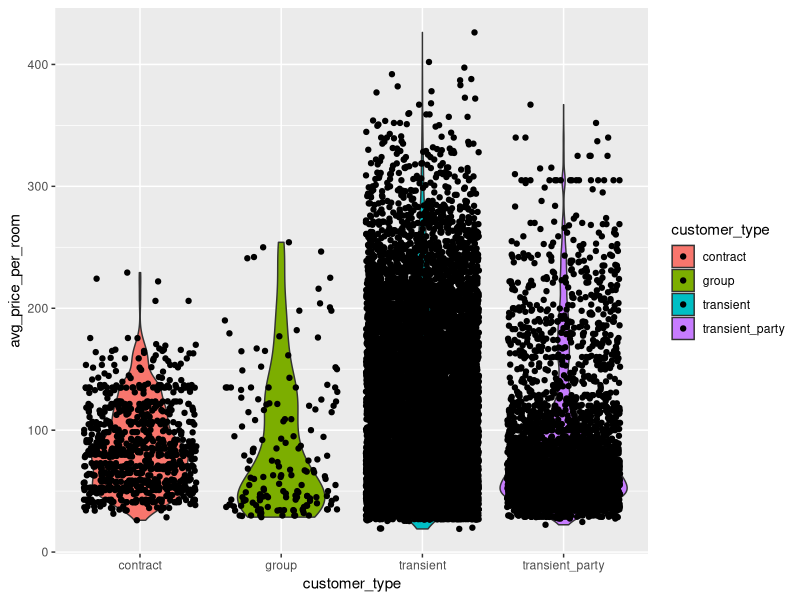
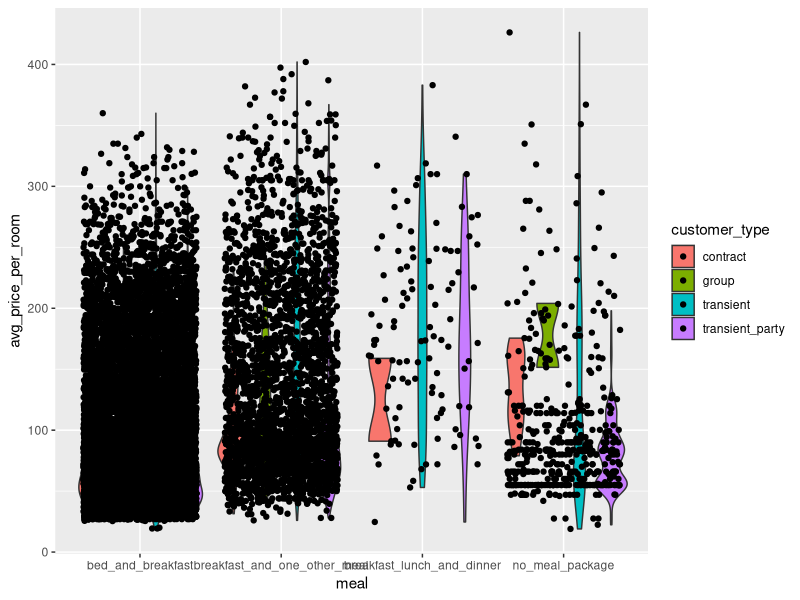
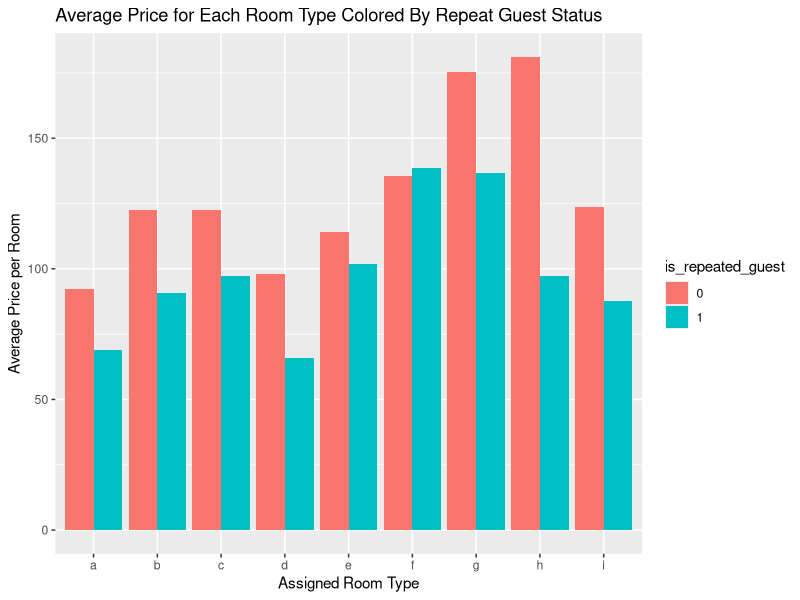

R code for these plots, in order:
# EDA Exploration

# set up 
library(tidyverse)
library(caret)
library(corrplot)
#library(MASS)
library(glmnet)

# load the data
library(modeldata)
data("hotel_rates")
View(hotel_rates)

# data cleaning - changing certain rows to factors
myhotel<- hotel_rates %>% 
  mutate(is_repeated_guest = as.factor(is_repeated_guest), previous_cancellations,
         near_christmas = as.factor(near_christmas),
         near_new_years = as.factor(near_new_years)) %>% 
  #take out historical_adr variable since it is not part of the original data
  dplyr::select(- historical_adr)


# violin plot of the distribution of price sorted and colored by customer type
ggplot(myhotel, aes(x = customer_type  , y = avg_price_per_room, fill = customer_type))+geom_violin()+geom_jitter()

# violin plot of the distribution of price sorted by meal and colored by customer type
ggplot(myhotel, aes(x = meal  , y = avg_price_per_room, fill = customer_type))+geom_violin()+geom_jitter()

# repeat guest colored by room type 
g <- ggplot(myhotel, aes(x = assigned_room_type, y = avg_price_per_room)) # Create the ggplot object
# Add a bar plot with the average price as the y variable, colored by repeat guest status
g + stat_summary(fun = mean, geom = "bar", aes(fill = is_repeated_guest), position = "dodge") +
  labs(x = "Assigned Room Type", y = "Average Price per Room", title = "Average Price for Each Room Type Colored By Repeat Guest Status")
